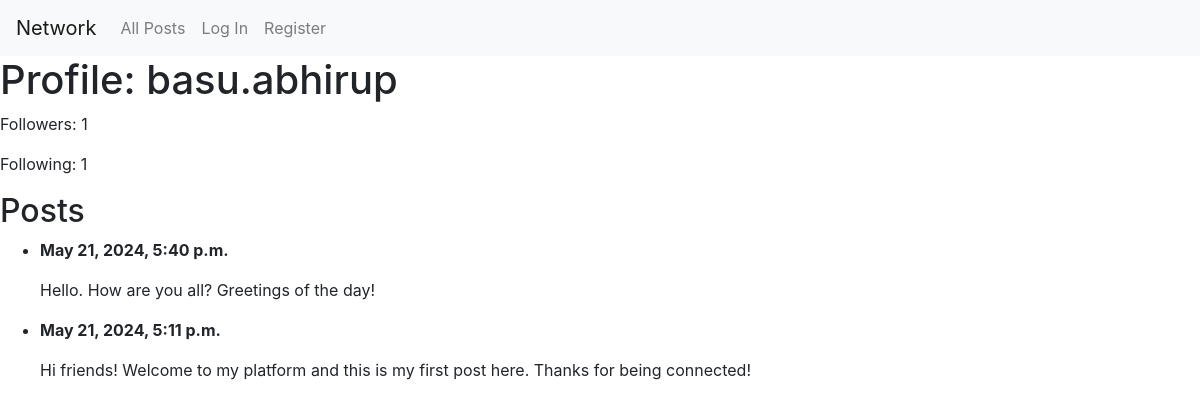
Page /profile/basu.abhirup on the committed database.
### network/models.py (models this page shows, shortened)
class User(AbstractUser):
    pass

class Post(models.Model):
  user = models.ForeignKey(User, on_delete=models.CASCADE)
  content = models.TextField()
  timestamp = models.DateTimeField(auto_now_add=True)
  likes = models.PositiveIntegerField(default=0)

### network/views.py (the view)
# urls.py: path('profile/<str:username>', views.profile, name='profile'),
def profile(request, username):
  user = get_object_or_404(User, username=username)
  user_posts = Post.objects.filter(user=user).order_by('-timestamp')
  follower_count = user.followers.count()
  following_count = user.following.count()  # Optional, depending on your model
  show_follow_button = request.user != user and request.user.is_authenticated
  following = False
  if show_follow_button:
    following = Follower.objects.filter(follower=request.user, following=user).exists()
  return render(request, 'network/profile.html', {
      'profile_user': user,
      'posts': user_posts,
      'follower_count': follower_count,
      'following_count': following_count,
      'following': following,
      'show_follow_button': show_follow_button
  })

### network/templates/network/profile.html (shortened to what this page needs)
{% extends "network/layout.html" %}
{% block body %}
    <h1>Profile: {{ profile_user.username }}</h1>
    <p id="followers">Followers: {{ follower_count }}</p>
    <p id="following">Following: {{ following_count }}</p>
    <h2>Posts</h2>
    <ul>
    {% for post in posts %}
        <li>
        <p><b>{{ post.timestamp }}</b></p>
        <p>{{ post.content }}</p>
        </li>
    {% endfor %}
    </ul>
{% endblock %}

### rows in the picture
User: username "basu.abhirup"
Post: timestamp "May 21, 2024, 5:40 p.m.", content "Hello. How are you all? Greetings of the day!"
Post: timestamp "May 21, 2024, 5:11 p.m.", content "Hi friends! Welcome to my platform and this is my first post here. Thanks for being connected!"

### other values in the picture
{{ follower_count }} "1"
{{ following_count }} "1"
